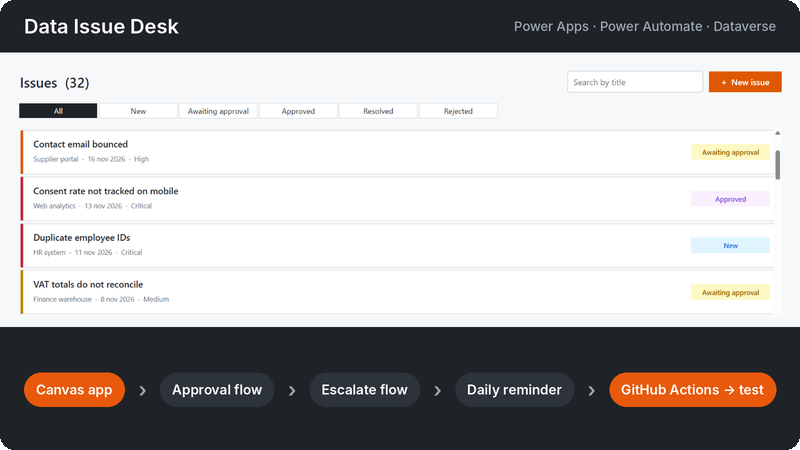
#> input picture assets/featured/powerplatform-data-issue-desk.png, 800 x 450 px
$ python featured.py ../assets/featured/powerplatform-data-issue-desk.png ../assets/featured/llm-redteam-kit.png ../assets/featured/llm-redteam-kit.png ../assets/featured/llm-redteam-kit.png
#> lines starting #> are read from the running program, lines starting #| are printed output that depends on the picture; after the words box and inside, x2 and y2 are one past the last pixel; in counts of white or black regions, pixels touching at a corner belong together
#!/usr/bin/env python3
"""Thumbnails for the 'Featured work' grid in the README.

Dashboard repos get a crop of their real screenshot; test repos get a
terminal-style tile with the results their READMEs report.

  python scripts/featured.py path/to/screenshot.png name   # crop a screenshot
  python scripts/featured.py --tiles                        # (re)draw the SVG tiles
"""
import sys
from html import escape
from pathlib import Path

OUT = Path(__file__).resolve().parent.parent / "assets" / "featured"
W, H = 800, 450
C = dict(bg="#161b22", bar="#0d1117", text="#c9d1d9", dim="#616e7f", key="#ffa657",
         value="#a5d6ff", ok="#3fb950", line="#30363d")


def crop(src, name):
#> called with name = '../assets/featured/llm-redteam-kit.png'
    from PIL import Image, ImageDraw
    im = Image.open(src).convert("RGB")
    w, h = im.size
#> w = 800; h = 450
    target = W / H
    if w / h > target:                       # too wide -> trim sides
        nw = int(h * target)
        im = im.crop(((w - nw) // 2, 0, (w - nw) // 2 + nw, h))
    else:                                    # too tall -> keep the top
        im = im.crop((0, 0, w, int(w / target)))
    im = im.resize((W, H), Image.LANCZOS)
    mask = Image.new("L", (W, H), 0)
#> mask: PIL image 800x450 L; every value is 0
    ImageDraw.Draw(mask).rounded_rectangle((0, 0, W - 1, H - 1), 14, fill=255)
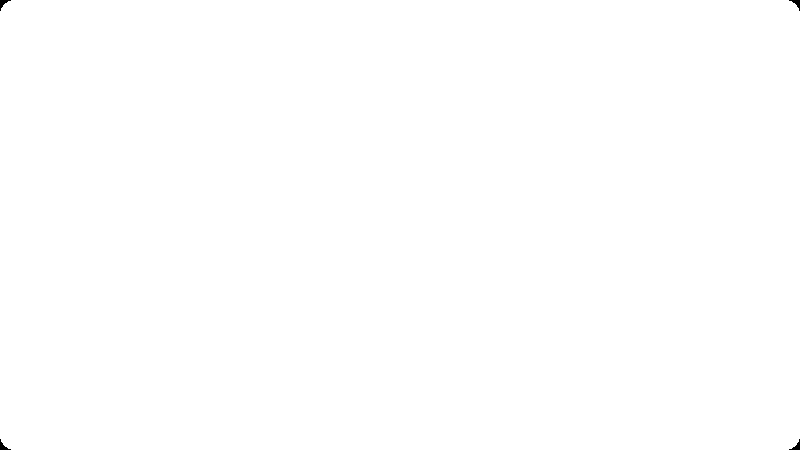
#> mask: PIL image 800x450 L; 99.9% white; 4 black regions, box (x1, y1, x2, y2) and area: (0, 0, 11, 11) 46, (789, 0, 800, 11) 46, (0, 439, 11, 450) 46, (789, 439, 800, 450) 46
    im.putalpha(mask)
#> im is the input picture: PIL image 800x450 RGBA; mean R, G, B, A 169.6, 167.7, 167.9, 254.9
    OUT.mkdir(parents=True, exist_ok=True)
    im.save(OUT / f"{name}.png", optimize=True)


# [68 lines left out: functions crop_bands, tile, tiles, not called in this run]


if __name__ == "__main__":
    if sys.argv[1] == "--bands":    # --bands src name y0:y1,y2:y3
        crop_bands(sys.argv[2], sys.argv[3], [tuple(map(int, b.split(":"))) for b in sys.argv[4].split(",")])
    elif sys.argv[1:] == ["--tiles"]:
        tiles()
    else:
        crop(sys.argv[1], sys.argv[2])
